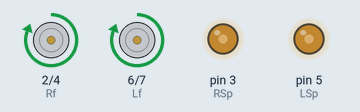
The sketch below on a simulated Arduino Uno, built with avr-gcc and run on an emulated ATmega328P. Shown: motor-driver pin pairs drawn as motors (green arrow = first pin HIGH = forward, orange = second pin HIGH = backward, longer = more drive), output pins drawn as LEDs (lit = HIGH).

Above: at 1.0 s.
At 3.0 s:
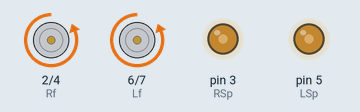
Timing chart, 0 to 5.2 s (numbered marks = the images above):
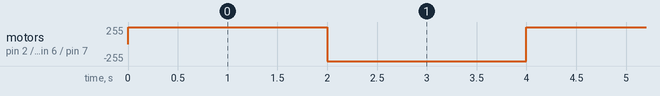

Measured:
- by itself, motor on pin 2 (Rf) / pin 4 (Rb), motor on pin 6 (Lf) / pin 7 (Lb): alternates forward 255/255 for 2.0 s and backward 255/255 for 2.0 s

The sketch:

motortest.ino
```cpp
int LSp = 5;
int Lf = 6;
int Lb = 7;
//Right side variable declaration
int RSp = 3;
int Rf = 2;
int Rb = 4;

void setup() {
    Serial.begin(9600);
    pinMode(LSp, OUTPUT);
    pinMode(Lf, OUTPUT);
    pinMode(Lb, OUTPUT);
    pinMode(RSp, OUTPUT);
    pinMode(Rf, OUTPUT);
    pinMode(Rb, OUTPUT);
    analogWrite(LSp, 120);
    analogWrite(RSp, 120);
}

void loop() {
    digitalWrite(Lf, LOW);
    digitalWrite(Rb, LOW);
    digitalWrite(Rf, LOW);
    digitalWrite(Lb, LOW);
    digitalWrite(Rf, HIGH);
    digitalWrite(Lf, HIGH);
    delay(2000);
    digitalWrite(Lf, LOW);
    digitalWrite(Rb, LOW);
    digitalWrite(Rf, LOW);
    digitalWrite(Lb, LOW);
    digitalWrite(Rb, HIGH);
    digitalWrite(Lb, HIGH);
    delay(2000);
}
```
